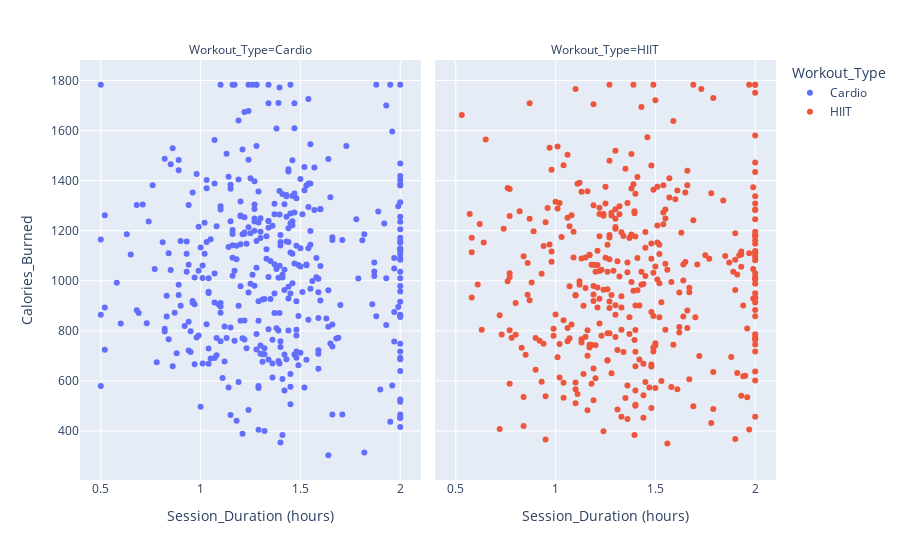

This figure's notebook cell:
### Markdown cell above
Let's see if the number of calories burned depends on the duration of the workout

### Code cell
subset = 'Cardio', 'HIIT'
fig = px.scatter(df.loc[df['Workout_Type'].isin(['Cardio', 'HIIT'])], x='Session_Duration (hours)', y='Calories_Burned', color = 'Workout_Type', facet_col='Workout_Type')
fig.show()

### Figure 1 — Plotly figure (JSON) as saved in the notebook; plotly's stock layout.template omitted (floating-point values rounded to 4 significant figures; data arrays with more than 128 entries replaced by an {"elided": "..."} marker saying what was removed)
{"data": [{"hovertemplate": "Workout_Type=Cardio<br>Session_Duration (hours)=%{x}<br>Calories_Burned=%{y}<extra></extra>", "legendgroup": "Cardio", "marker": {"color": "#636efa", "symbol": "circle"}, "mode": "markers", "name": "Cardio", "orientation": "v", "showlegend": true, "type": "scatter", "x": {"elided": "400 float values"}, "xaxis": "x", "y": {"elided": "400 float values"}, "yaxis": "y"}, {"hovertemplate": "Workout_Type=HIIT<br>Session_Duration (hours)=%{x}<br>Calories_Burned=%{y}<extra></extra>", "legendgroup": "HIIT", "marker": {"color": "#EF553B", "symbol": "circle"}, "mode": "markers", "name": "HIIT", "orientation": "v", "showlegend": true, "type": "scatter", "x": {"elided": "376 float values"}, "xaxis": "x2", "y": {"elided": "376 float values"}, "yaxis": "y2"}], "layout": {"annotations": [{"font": {}, "showarrow": false, "text": "Workout_Type=Cardio", "x": 0.245, "xanchor": "center", "xref": "paper", "y": 1, "yanchor": "bottom", "yref": "paper"}, {"font": {}, "showarrow": false, "text": "Workout_Type=HIIT", "x": 0.755, "xanchor": "center", "xref": "paper", "y": 1, "yanchor": "bottom", "yref": "paper"}], "autosize": true, "legend": {"title": {"text": "Workout_Type"}, "tracegroupgap": 0}, "margin": {"t": 60}, "xaxis": {"anchor": "y", "autorange": true, "domain": [0, 0.49], "range": [0.3997, 2.112], "title": {"text": "Session_Duration (hours)"}, "type": "linear"}, "xaxis2": {"anchor": "y2", "autorange": true, "domain": [0.51, 1], "matches": "x", "range": [0.3997, 2.112], "title": {"text": "Session_Duration (hours)"}, "type": "linear"}, "yaxis": {"anchor": "x", "autorange": true, "domain": [0, 1], "range": [188.4, 1898.0], "title": {"text": "Calories_Burned"}, "type": "linear"}, "yaxis2": {"anchor": "x2", "autorange": true, "domain": [0, 1], "matches": "y", "range": [188.4, 1898.0], "showticklabels": false, "type": "linear"}}}
